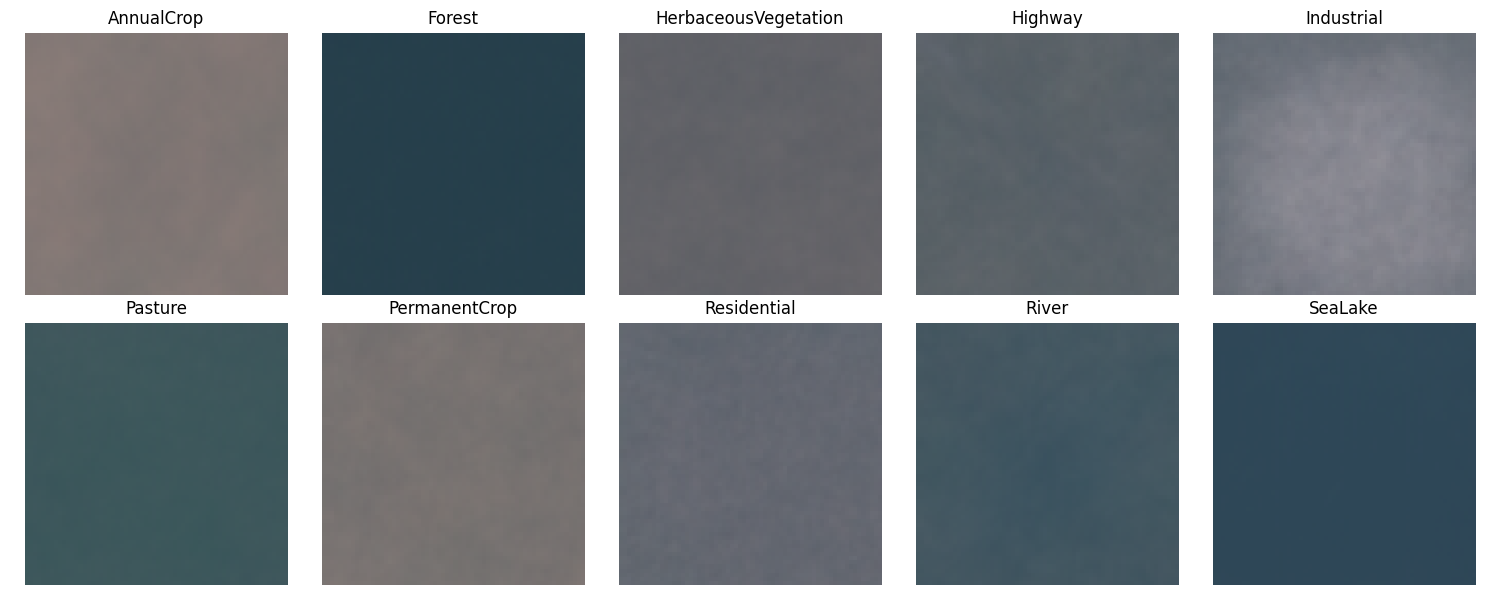
#> input picture class_means.png, 1500 x 600 px
$ python -i model.py   (imports and definitions only)
#> lines starting #> are read from the running program, lines starting #| are printed output that depends on the picture
import numpy as np
from PIL import Image
from sklearn.pipeline import Pipeline
from sklearn.preprocessing import StandardScaler
from sklearn.svm import LinearSVC
from sklearn.linear_model import LogisticRegression
from sklearn.ensemble import RandomForestClassifier


def load_rgb_image(path: str, image_size: int = 64) -> np.ndarray:
    img = Image.open(path).convert("RGB").resize((image_size, image_size), Image.BILINEAR)
    arr = np.asarray(img, dtype=np.float32) / 255.0
    return arr


def _color_hist(rgb: np.ndarray, bins: int = 16) -> np.ndarray:
    feats = []
    for c in range(3):
        h, _ = np.histogram(rgb[..., c], bins=bins, range=(0.0, 1.0), density=False)
        h = h.astype(np.float32)
        h /= max(h.sum(), 1.0)
        feats.append(h)
    return np.concatenate(feats, axis=0)


# [12 lines left out: function _spatial_color_hist, not called in this run]


def _lbp_hist(gray: np.ndarray) -> np.ndarray:
    gray_u8 = np.clip(gray * 255.0, 0, 255).astype(np.uint8)
    c = gray_u8[1:-1, 1:-1]
    code = np.zeros_like(c, dtype=np.uint8)
    code |= (gray_u8[0:-2, 0:-2] >= c).astype(np.uint8) << 7
    code |= (gray_u8[0:-2, 1:-1] >= c).astype(np.uint8) << 6
    code |= (gray_u8[0:-2, 2:  ] >= c).astype(np.uint8) << 5
    code |= (gray_u8[1:-1, 2:  ] >= c).astype(np.uint8) << 4
    code |= (gray_u8[2:  , 2:  ] >= c).astype(np.uint8) << 3
    code |= (gray_u8[2:  , 1:-1] >= c).astype(np.uint8) << 2
    code |= (gray_u8[2:  , 0:-2] >= c).astype(np.uint8) << 1
    code |= (gray_u8[1:-1, 0:-2] >= c).astype(np.uint8) << 0
    hist = np.bincount(code.reshape(-1), minlength=256).astype(np.float32)
    hist /= max(hist.sum(), 1.0)
    return hist


# [45 lines left out: function _hog, not called in this run]


def _edge_hist(gray: np.ndarray, bins: int = 16) -> np.ndarray:
    g = gray.astype(np.float32)
    gx = np.abs(g[:, 2:] - g[:, :-2])
    gy = np.abs(g[2:, :] - g[:-2, :])
    gx = np.pad(gx, ((0, 0), (1, 1)), mode="edge")
    gy = np.pad(gy, ((1, 1), (0, 0)), mode="edge")
    mag = np.sqrt(gx * gx + gy * gy)
    h, _ = np.histogram(mag, bins=bins, range=(0.0, float(mag.max() if mag.size else 1.0)), density=False)
    h = h.astype(np.float32)
    h /= max(h.sum(), 1.0)
    return h


def extract_features_from_rgb(
    rgb: np.ndarray,
    color_bins: int = 16,
    edge_bins: int = 16,
    feature_set: str = "basic",
    hog_cell: int = 8,
    hog_block: int = 2,
    hog_bins: int = 9,
) -> np.ndarray:
    gray = (0.2989 * rgb[..., 0] + 0.5870 * rgb[..., 1] + 0.1140 * rgb[..., 2]).astype(np.float32)
    fs = (feature_set or "basic").lower()
    feats = []

    if fs in {"basic", "basic_hog", "hog"}:
        feats.append(_color_hist(rgb, bins=color_bins))
        feats.append(_lbp_hist(gray))
        feats.append(_edge_hist(gray, bins=edge_bins))

    if fs in {"spatial", "spatial_hog"}:
        feats.append(_color_hist(rgb, bins=color_bins))
        feats.append(_spatial_color_hist(rgb, bins=color_bins, grid=2))
        feats.append(_lbp_hist(gray))
        feats.append(_edge_hist(gray, bins=edge_bins))

    if fs in {"hog", "basic_hog", "spatial_hog"}:
        feats.append(_hog(gray, cell_size=hog_cell, block_size=hog_block, num_bins=hog_bins))

    if not feats:
        raise ValueError(f"Unknown feature_set: {feature_set}")

    return np.concatenate(feats, axis=0)


def extract_features(
    path: str,
    image_size: int = 64,
    color_bins: int = 16,
    edge_bins: int = 16,
    feature_set: str = "basic",
    hog_cell: int = 8,
    hog_block: int = 2,
    hog_bins: int = 9,
) -> np.ndarray:
    rgb = load_rgb_image(path, image_size=image_size)
#> in load_rgb_image, `img = Image.open(path).convert("RGB").resize((image_size, image_size),..`:
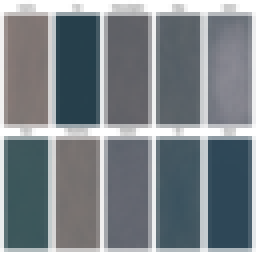
#> img: PIL image 64x64 RGB (shown 4 times larger); mean R, G, B 125.1, 132.4, 137.6
    return extract_features_from_rgb(
        rgb,
        color_bins=color_bins,
        edge_bins=edge_bins,
        feature_set=feature_set,
        hog_cell=hog_cell,
        hog_block=hog_block,
        hog_bins=hog_bins,
    )
#> in extract_features_from_rgb, `gray = (0.2989 * rgb[..., 0] + 0.5870 * rgb[..., 1] + 0.1140 * rgb[.....`:
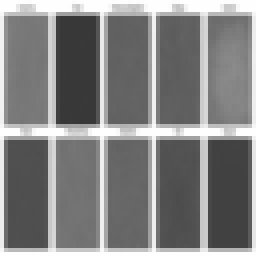
#> gray: shape (64, 64) float32 (shown 4 times larger); min 0.222, max 1, mean 0.513
#> after the loop in _color_hist, `for c in range(3):`: feats = 3 items
#> in _lbp_hist, `code |= (gray_u8[0:-2, 0:-2] >= c).astype(np.uint8) << 7`:
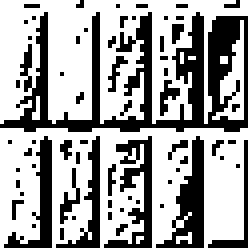
#> code: shape (62, 62) (shown 4 times larger); values 0 (black) and 128 (white), 63.9% white; black in thin lines or dots
#> in _lbp_hist, `code |= (gray_u8[2:  , 2:  ] >= c).astype(np.uint8) << 3`:
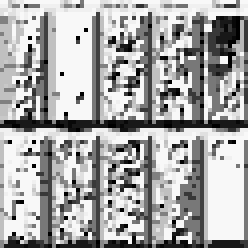
#> code: shape (62, 62) (shown 4 times larger); min 0, max 248, mean 168.1
#> in _lbp_hist, `hist = np.bincount(code.reshape(-1), minlength=256).astype(np.float32)`: hist = 256 values, max 1022 at index 255, min 0 at index 8, mean 15.02
#> in _lbp_hist, `hist /= max(hist.sum(), 1.0)`: hist = 256 values, max 0.266 at index 255, min 0 at index 8, mean 0.00391
#> in _edge_hist, `gx = np.pad(gx, ((0, 0), (1, 1)), mode="edge")`:
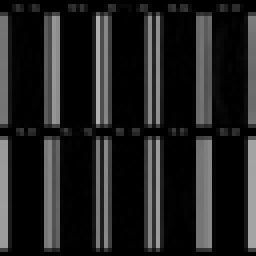
#> gx: shape (64, 64) float32 (shown 4 times larger); min 0, max 0.693, mean 0.132
#> in _edge_hist, `gy = np.pad(gy, ((1, 1), (0, 0)), mode="edge")`:
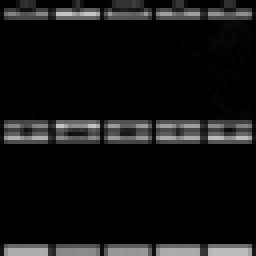
#> gy: shape (64, 64) float32 (shown 4 times larger); min 0, max 0.777, mean 0.0736
#> in _edge_hist, `mag = np.sqrt(gx * gx + gy * gy)`:
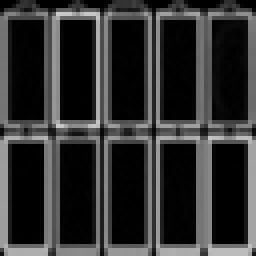
#> mag: shape (64, 64) float32 (shown 4 times larger); min 0, max 0.801, mean 0.196
#> in _edge_hist, `h, _ = np.histogram(mag, bins=bins, range=(0.0, float(mag.max() if mag..`: h = [2097, 105, 189, 66, 145, 148, 189, 133, 154, 213, 216, 140, 164, 90, 34, 13]
#> in _edge_hist, `h /= max(h.sum(), 1.0)`: h = [0.512, 0.0256, 0.0461, 0.0161, 0.0354, 0.0361, 0.0461, 0.0325, 0.0376, 0.052, 0.0527, 0.0342, 0.04, 0.022, 0.0083, 0.00317]


# [23 lines left out: function create_classifier, not called in this run]

>>> result = extract_features('class_means.png')
#> result = 320 values, max 0.512 at index 304, min 0 at index 0, mean 0.0156

$ run again, on weight_visualization.png
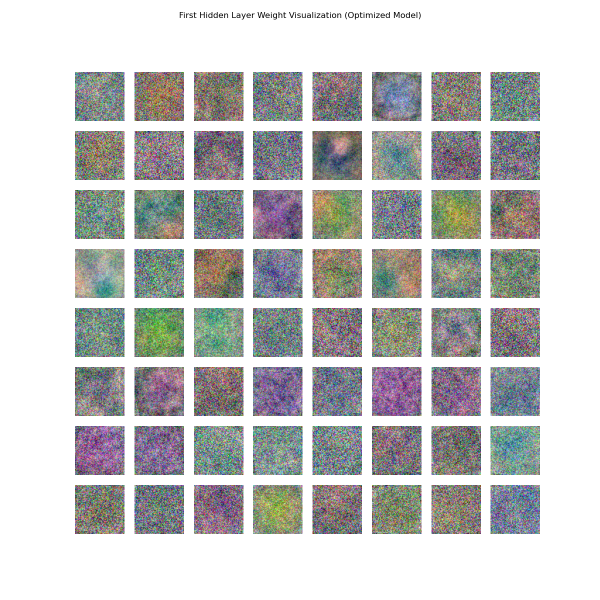
#> input picture weight_visualization.png, 1200 x 1200 px (shown at 1/2 size)
#> in extract_features_from_rgb, `gray = (0.2989 * rgb[..., 0] + 0.5870 * rgb[..., 1] + 0.1140 * rgb[.....`:
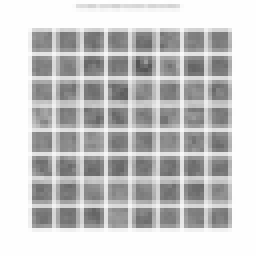
#> gray: shape (64, 64) float32 (shown 4 times larger); min 0.334, max 1, mean 0.781
#> after the loop in _color_hist, `for c in range(3):`: feats = 3 items
#> in _lbp_hist, `hist = np.bincount(code.reshape(-1), minlength=256).astype(np.float32)`: hist = 256 values, max 1074 at index 255, min 0 at index 10, mean 15.02
#> in _lbp_hist, `hist /= max(hist.sum(), 1.0)`: hist = 256 values, max 0.279 at index 255, min 0 at index 10, mean 0.00391
#> in _edge_hist, `mag = np.sqrt(gx * gx + gy * gy)`:
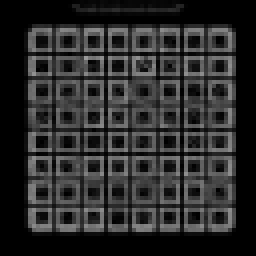
#> mag: shape (64, 64) float32 (shown 4 times larger); min 0, max 0.604, mean 0.169
#> in _edge_hist, `h, _ = np.histogram(mag, bins=bins, range=(0.0, float(mag.max() if mag..`: h = [1459, 349, 221, 213, 224, 183, 141, 164, 205, 235, 246, 204, 122, 98, 30, 2]
#> in _edge_hist, `h /= max(h.sum(), 1.0)`: h = [0.356, 0.0852, 0.054, 0.052, 0.0547, 0.0447, 0.0344, 0.04, 0.05, 0.0574, 0.0601, 0.0498, 0.0298, 0.0239, 0.00732, 0.000488]
#> result = 320 values, max 0.391 at index 31, min 0 at index 0, mean 0.0156
